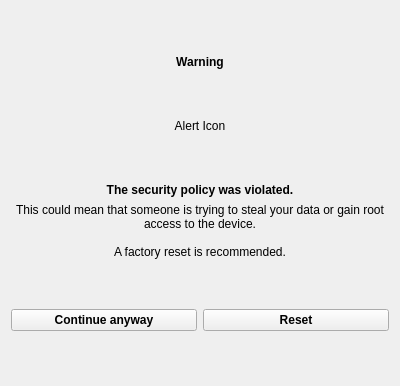
<?xml version="1.0" encoding="UTF-8"?>
<ui version="4.0">
 <class>alert</class>
 <widget class="QWidget" name="alert">
  <property name="geometry">
   <rect>
    <x>0</x>
    <y>0</y>
    <width>400</width>
    <height>386</height>
   </rect>
  </property>
  <property name="windowTitle">
   <string>Form</string>
  </property>
  <layout class="QVBoxLayout" name="verticalLayout">
   <item>
    <layout class="QGridLayout" name="gridLayout">
     <item row="2" column="0">
      <spacer name="verticalSpacer">
       <property name="orientation">
        <enum>Qt::Vertical</enum>
       </property>
       <property name="sizeHint" stdset="0">
        <size>
         <width>20</width>
         <height>40</height>
        </size>
       </property>
      </spacer>
     </item>
     <item row="1" column="0">
      <widget class="QLabel" name="warningLabel">
       <property name="font">
        <font>
         <weight>75</weight>
         <bold>true</bold>
        </font>
       </property>
       <property name="text">
        <string>Warning</string>
       </property>
       <property name="alignment">
        <set>Qt::AlignCenter</set>
       </property>
      </widget>
     </item>
     <item row="4" column="0">
      <spacer name="verticalSpacer_2">
       <property name="orientation">
        <enum>Qt::Vertical</enum>
       </property>
       <property name="sizeHint" stdset="0">
        <size>
         <width>20</width>
         <height>40</height>
        </size>
       </property>
      </spacer>
     </item>
     <item row="9" column="0">
      <spacer name="verticalSpacer_5">
       <property name="orientation">
        <enum>Qt::Vertical</enum>
       </property>
       <property name="sizeHint" stdset="0">
        <size>
         <width>20</width>
         <height>40</height>
        </size>
       </property>
      </spacer>
     </item>
     <item row="3" column="0">
      <widget class="QLabel" name="alertIconLabel">
       <property name="text">
        <string>Alert Icon</string>
       </property>
       <property name="alignment">
        <set>Qt::AlignCenter</set>
       </property>
      </widget>
     </item>
     <item row="8" column="0">
      <layout class="QGridLayout" name="gridLayout_2">
       <property name="bottomMargin">
        <number>0</number>
       </property>
       <item row="0" column="1">
        <widget class="QPushButton" name="resetBtn">
         <property name="font">
          <font>
           <weight>75</weight>
           <bold>true</bold>
          </font>
         </property>
         <property name="text">
          <string>Reset</string>
         </property>
        </widget>
       </item>
       <item row="0" column="0">
        <widget class="QPushButton" name="continueBtn">
         <property name="font">
          <font>
           <weight>75</weight>
           <bold>true</bold>
          </font>
         </property>
         <property name="text">
          <string>Continue anyway</string>
         </property>
        </widget>
       </item>
      </layout>
     </item>
     <item row="7" column="0">
      <spacer name="verticalSpacer_4">
       <property name="orientation">
        <enum>Qt::Vertical</enum>
       </property>
       <property name="sizeHint" stdset="0">
        <size>
         <width>20</width>
         <height>40</height>
        </size>
       </property>
      </spacer>
     </item>
     <item row="0" column="0">
      <spacer name="verticalSpacer_3">
       <property name="orientation">
        <enum>Qt::Vertical</enum>
       </property>
       <property name="sizeHint" stdset="0">
        <size>
         <width>20</width>
         <height>40</height>
        </size>
       </property>
      </spacer>
     </item>
     <item row="6" column="0">
      <widget class="QLabel" name="messageLabel">
       <property name="text">
        <string>This could mean that someone is trying to steal your data or gain root access to the device.

A factory reset is recommended.</string>
       </property>
       <property name="alignment">
        <set>Qt::AlignCenter</set>
       </property>
       <property name="wordWrap">
        <bool>true</bool>
       </property>
      </widget>
     </item>
     <item row="5" column="0">
      <widget class="QLabel" name="securityLabel">
       <property name="font">
        <font>
         <weight>75</weight>
         <bold>true</bold>
        </font>
       </property>
       <property name="text">
        <string>The security policy was violated.</string>
       </property>
       <property name="alignment">
        <set>Qt::AlignCenter</set>
       </property>
      </widget>
     </item>
    </layout>
   </item>
  </layout>
 </widget>
 <resources/>
 <connections/>
</ui>
